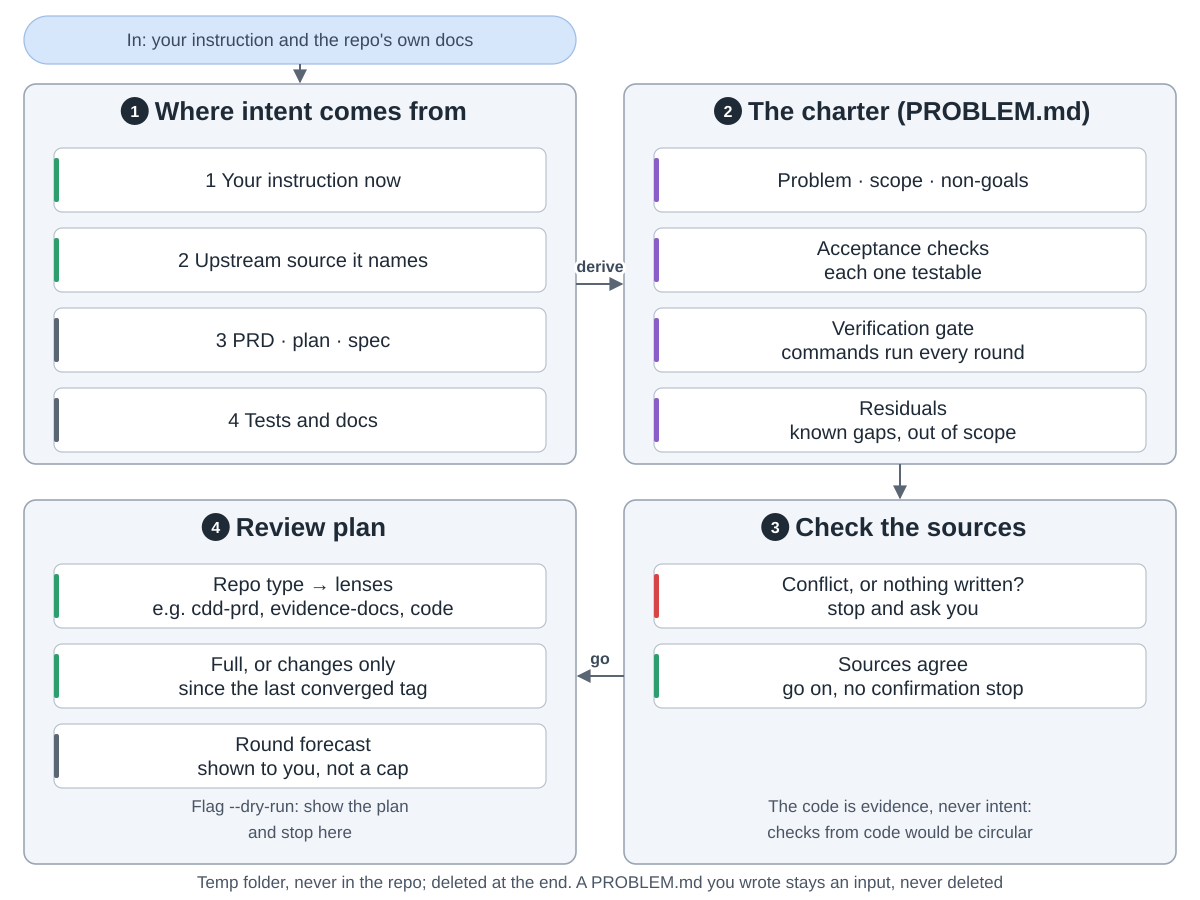

Recreate this plot in Python.
"""The charter: what "done" means for one run.
Drawn from maximalfocus/peerreview-skills at commit 2f8d61e (skills/peerreview/SKILL.md Steps 0.4-2,
templates/PROBLEM.md, scripts/charter-temp.sh, scripts/review-anchor.sh).
Run: python3 charter.py"""
import sys
from pathlib import Path

sys.path.insert(0, str(Path(__file__).resolve().parents[2] / "tools"))
from archdiagram import Diagram  # noqa: E402

d = Diagram("peerreview charter",
            "1 Where intent comes from, in this order: your instruction now, an upstream source the project "
            "names, the PRD, plan or spec, then tests and docs. The code itself is evidence, never intent. "
            "2 The charter is a private temporary PROBLEM.md: problem, scope and non-goals; acceptance checks, "
            "each one testable; the verification gate, commands run every round; residuals, the known gaps. "
            "It is never added to the repo and is deleted at the end. A PROBLEM.md you wrote yourself is an "
            "input, never edited or deleted. "
            "3 Check the sources: if they conflict or none states the intended behaviour, stop and ask; "
            "if they agree, go on without a confirmation stop. "
            "4 Review plan: the repo type picks the review lenses, the run is full or only the changes since "
            "the last converged tag, and a round forecast is shown but is not a cap. The --dry-run flag stops here.")

L, R, W = 24, 624, 552
T1, H1 = 84, 380
T2, H2 = 500, 364
CW, CH, GAP = 492, 64, 16


def column(x, top, cards, gap=GAP):
    for i, (lbl, kind) in enumerate(cards):
        d.card(x + 30, top + 64 + i * (CH + gap), lbl, kind, w=CW, h=CH)


def notes(x, top, h, a, b):
    d.note(x + W / 2, top + h - 52, a)
    d.note(x + W / 2, top + h - 26, b)

d.pill(L, 16, W, 48, "In: your instruction and the repo's own docs")
d.arrow(f"M{L + W / 2} 64V{T1 - 2}")

d.group(L, T1, W, H1, "Where intent comes from", 1)
column(L, T1, [("1  Your instruction now", "plan"),
               ("2  Upstream source it names", "plan"),
               ("3  PRD · plan · spec", "data"),
               ("4  Tests and docs", "data")])

d.group(R, T1, W, H1, "The charter (PROBLEM.md)", 2)
column(R, T1, [("Problem · scope · non-goals", "write"),
               ("Acceptance checks|each one testable", "write"),
               ("Verification gate|commands run every round", "write"),
               ("Residuals|known gaps, out of scope", "write")])

d.group(R, T2, W, H2, "Check the sources", 3)
column(R, T2, [("Conflict, or nothing written?|stop and ask you", "review"),
               ("Sources agree|go on, no confirmation stop", "plan")])
notes(R, T2, H2, "The code is evidence, never intent:", "checks from code would be circular")

d.group(L, T2, W, H2, "Review plan", 4)
column(L, T2, [("Repo type → lenses|e.g. cdd-prd, evidence-docs, code", "plan"),
               ("Full, or changes only|since the last converged tag", "plan"),
               ("Round forecast|shown to you, not a cap", "data")])
notes(L, T2, H2, "Flag --dry-run: show the plan", "and stop here")

d.arrow(f"M{L + W} {T1 + 200}H{R - 2}", label="derive", at=(600, T1 + 188))
d.arrow(f"M{R + W / 2} {T1 + H1}V{T2 - 2}")
d.arrow(f"M{R} {T2 + 176}H{L + W + 2}", label="go", at=(600, T2 + 164))

d.note(600, 888, "Temp folder, never in the repo; deleted at the end. A PROBLEM.md you wrote stays an input, never deleted")

d.save(Path(__file__).with_name("charter.svg"))
